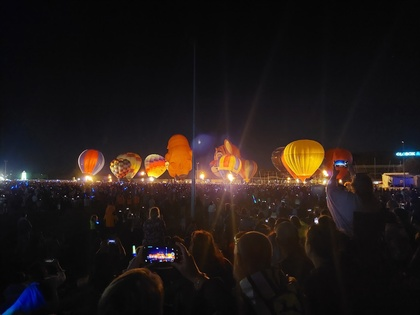
%> input picture images/Balloons1.jpg, 420 x 315 px, shrunk from 1570 x 1178 before the run
$ octave TestFingerprintCollection.m   (GNU Octave 9; MATLAB toolbox functions it lacks are replaced by stand-ins)
%> lines starting %> are read from the running program, lines starting %| are printed output that depends on the picture
### FingerprintCollection.m
function fp_collection = FingerprintCollection(file_names, hash_type, resize_type)
%> called with hash_type = 'DiffHash', resize_type = 'Box'
% FINGERPRINTCOLLECTION stores all of the image fingerprints from a list of
% image filenames so they can be quickly looked up for comparison.
%
% Input:
%   file_names: An m-by-1 string array representing a list of image file
%   names.
%   hash_type: A character vector containing either 'AvgHash' or
%   'DiffHash'.
%   resize_type: A character vector containing either 'Nearest' or 'Box'.
% Output:
%   fingerprints: An m-by-1 cell array containing the fingerprint from each
%   image file.
%
% Author: Gian Mohinani

% Initializing the empty fingerprint collection cell array.
fp_collection = cell(length(file_names), 1);

% Iterating through all the file names provided.
for file = 1:length(file_names)
    % Accessing the image array from the image file.
    image = imread(file_names{file});
%> image is the input picture: size 315x420x3 uint8; mean R, G, B 33.3, 25.9, 23.7

    % Finding the fingerprint from the image using the specified hash
    % algorithm and resize algorithm to use.
    fp = ImageFingerprint(image, hash_type, resize_type);

    % Addding the fingerprint to the fingerprint collection array
    fp_collection{file} = fp;
end

end

### GreyscaleLuma.m
function greyscale = GreyscaleLuma(image)
% GreyscaleLuma function converts each pixel from an RGB image to a
% greyscale equivalent to create a new image. This is done by applying a
% weighted sum formula using the red, blue and green pixel's intensities
%
% Input:
%   image: An m-by-n-by-3 uint8 array representing an RGB colour image.
% Output:
%   greyscale: An m-by-n-by-1 uint8 array representing a greyscale image.
%
% Author: Gian Mohinani

% Initializing the greyscale image array.
greyscale = zeros(height(image), width(image), "uint8");

% Iterating through each combination of rows and columns in the greyscale
% image array which describes the position of each and every pixel.
for row = 1:height(image)
    for col = 1:width(image)
        % Retrieving the RGB values for the current pixel position
        % iteration and using them in a formula to calculate the greyscale
        % version. This new greyscale pixel will be added to the final
        % image in its corresponding position to the original image.
        RGB = double(image(row, col, :));
        greyscale(row, col) = 0.2126*RGB(1) + 0.7152*RGB(2) + 0.0722*RGB(3);
    end
end
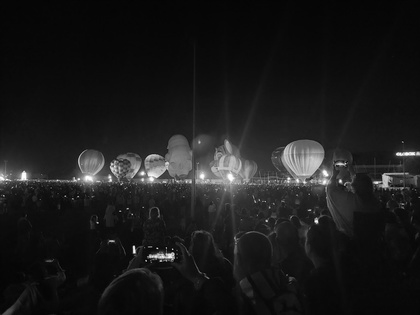
%> greyscale: size 315x420 uint8; min 0, max 254, mean 27.3

end

### ResizeBox.m
function resized = ResizeBox(image, dimensions)
%> called with dimensions = [8 9]
% RESIZEBOX uses the Box Sampling algorithm to resize an image to the
% specified dimensions.
%
% Inputs:
%   image: An m-by-n-by-p uint8 array representing a greyscale (p = 1)
%   or a RGB colour (p = 3) image.
%   dimensions: A 1-by-2 double array containing two values (i, j)
%   representing the desired height and width to resize the image to.
% Output:
%   resized: An i-by-j-by-p uint8 array representing the resized greyscale
%   image.
%
% Author: Gian Mohinani

% Storing the original dimensions of an image and the specified dimensions
% it will transfrom to into variables.
[m, n, p] = size(image);
%> m = 315; n = 420; p = 1
i = dimensions(1);
j = dimensions(2);

% Calculating the size of the box boundary region to capture pixels in the
% original image.
box_height = m/i;
%> box_height = 39.38
box_width = n/j;
%> box_width = 46.67

% Converting the original image array to double format for it to be used in
% calculations so it will not prematurely round during intermediate
% results.
image = double(image);
%> image: size 315x420 double

% Initializing the final resized image array which will be i-by-j-by-p.
resized = zeros(i, j, p, "uint8");

% Iterating through each row and column in the resized image array which
% describes the position of each pixel and the box region in the original
% image array.
for row = 1:i
    for col = 1:j
        % Finding the start and end coordinates of a box in the original
        % image which will be used to capture the pixels the region and
        % find the average intensities of the pixels. Also checking if the
        % number is at the boundary (ends with .5) and if so will round
        % appropriately
        start_x = ((col - 1) * box_width) + 1;
        if mod(start_x, 1) == 0.5
            start_x = round(start_x - 1);
        else
            start_x = round(start_x);
        end

        start_y = ((row - 1) * box_height) + 1;
        if mod(start_y, 1) == 0.5
            start_y = round(start_y - 1);
        else
            start_y = round(start_y);
        end

        end_x = round(col * box_width);
        end_y = round(row * box_height);

        box_pixels = image(start_y:end_y, start_x:end_x, :);

        % Storing the rounded out average values of the greyscale/RGB
        % values.
        pixel = round(mean(box_pixels, [1 2]));

        % Assigning the resized image pixels with the 'average' pixel from
        % the current box iteration.
        resized(row, col, :) = uint8(pixel);
    end
end
%> after the loop, resized = [6 7 7 7 7 7 7 7 7; 9 9 9 10 11 12 11 11 11; 13 13 15 17 21 22 20 18 15; 24 26 31 49 60 45 67 28 34; 62 63 84 100 120 91 118 48 53; 16 17 23 28 40 45 38 32 19; 10 12 21 36 23 28 22 14 12; 14 11 13 14 13 18 14 10 9]

end

### ImageFingerprint.m
function fp = ImageFingerprint(image, hash_type, resize_type)
% IMAGEFINGERPRINT creates a 64-bit image fingerprint using the specified
% hashing and resizing algorithm for a given colour image.
%
% Input:
%   image: An m-by-n-by-3 uint8 array representing an RGB colour image.
%   hash_type: A character vector containing either 'AvgHash' or
%   'DiffHash'.
%   resize_type: A character vector containing either 'Nearest' or 'Box'.
% Output:
%   fp: A 1-by-64 logical row vector representing the image fingerprint.
%
% Author: Gian Mohinani

% Converting the image into a greyscale image
greyscale = GreyscaleLuma(image);

% Checking the hash type which determines if we need to add or remove 1
% column in the greyscale image for the hashing to work
if strcmp(hash_type, 'AvgHash')
    dimensions = [8 8];
elseif strcmp(hash_type, 'DiffHash')
    dimensions = [8 9];
end

% Applying the correct resize algorithm on the image
if strcmp(resize_type, 'Nearest')
    resized = ResizeNearest(greyscale, dimensions);
elseif strcmp(resize_type, 'Box')
    resized = ResizeBox(greyscale, dimensions);
end

% Applying the correct hashing algorithm to obtain the fingerprint.
if strcmp(hash_type, 'AvgHash')
    fp = AvgHash(resized);
elseif strcmp(hash_type, 'DiffHash')
   fp = DiffHash(resized);
end

end

### DiffHash.m
function hash = DiffHash(image)
% DIFFHASH converts an m-by-(n + 1) greyscale image into a hash containing
% mn bits using the Differential Hashing algorithm.
%
% Input:
%   image: An m-by-(n + 1) uint8 array representing a greyscale image.
% Output:
%   hash: A 1-by-mn logical row vector representing the differential hash
%   of the greyscale image.
%
% Author: Gian Mohinani

% Storing the original dimensions (height and width) of the image.
[m, n] = size(image);
%> m = 8; n = 9

% Defining n to represent the number of columns - 1 as the input image
% array is defined to have "n + 1" number of columns.
n = n - 1;
%> n = 8

% Initializing the differential hash row vector which will have dimensions
% 1-by-mn.
hash = false(1, m*n);
%> hash = 64 logical values, 0 true

% Iterating from the very first column of pixels to the final column and
% doing this for every row of pixels in the image.
for row = 1:m
    for col = 1:n
        % Adding the result of whether the current pixel value is greather
        % than or equal to the pixel value one column to the right into the
        % differential hash.
        hash((row-1)*n + col) = image(row, col) >= image(row, col+1);
    end
end
%> after the loop, hash = 64 logical values, 32 true

end

### TestFingerprintCollection.m
filenames = ["images\Balloons1.jpg"; "images\Basket1.jpg"; "images\watch.png"; "images\Hat1.jpg"];
fp_collection = FingerprintCollection(filenames, 'DiffHash', 'Box')
%> pass 2 of the loop in FingerprintCollection, `for file = 1:length(file_names)`:
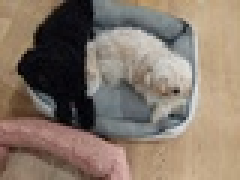
%> input picture images/Basket1.jpg, 80 x 60 px, shrunk from 299 x 224 before the run (shown 3 times larger)
%> in FingerprintCollection, image is the input picture: size 60x80x3 uint8; mean R, G, B 134, 119.5, 106.4
%> after the loop in GreyscaleLuma (call 2), `for row = 1:height(image)`:
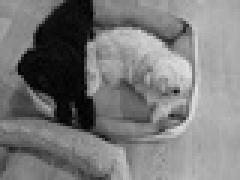
%> greyscale: size 60x80 uint8 (shown 3 times larger); min 0, max 227, mean 121.7
%> image: size 60x80 double
%> in FingerprintCollection, `fp = ImageFingerprint(image, hash_type, resize_type);`: fp = 64 logical values, 27 true
